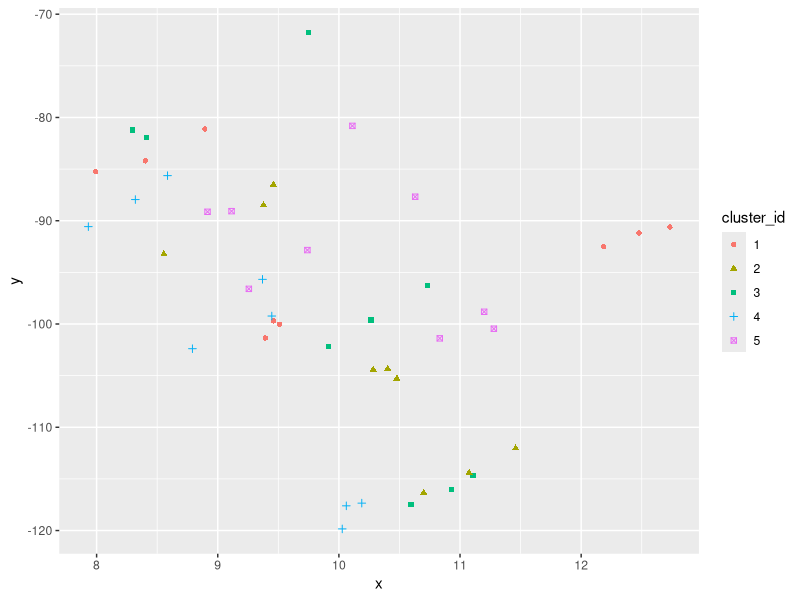

The R script that drew this image:
library(lme4)
library(ggplot2)
library(plm)

simulate_data_LMM<- function(sim, b0, b1, n, m, slopes=FALSE, LMM=FALSE, logistic=FALSE){
  #simulation id, cluster id and observation within cluster id
  sim_id <- rep(1:sim, each = n*m)
  cluster_id <- as.factor(rep(rep(1:m, each = n), sim))
  obs_id <- rep(rep(1:n,m), sim)
  
  #Cluster-specific effect
  u0 <- rep(rnorm(m*sim, 0, 1), each = n)
  
  #Covariate correalted with cluster-specific effect
  x <- rnorm(n*m*sim, mean = 10+u0, sd = 0.4)
  
  #Cluster-mean of covariates
  x_mean_cluster <- c()
  for (i in seq(1, sim*n*m, n)){
    x_mean_cluster <- append(x_mean_cluster, rep(mean(x[i:(i+n-1)]), n))
  }
  
  x_dev_from_mean <- x - x_mean_cluster
  
  if(slopes){
    u1 <- rep(rnorm(m*sim, 1, 1), each = n)
    mean_y <- b0 + b1*x + u0 + u1*x 
  }else{
    mean_y <- b0 + b1*x + u0
  }
  
  y <- rnorm(n*m*sim, mean=mean_y, sd=1)
  
  df <- data.frame(y, sim_id, cluster_id, obs_id, x, x_mean_cluster, x_dev_from_mean)
  return(df)
}

simulate_data_LMM_BW<- function(sim, b0, bW, bB, n, m, slopes=FALSE){
  #simulation id, cluster id and observation within cluster id
  sim_id <- rep(1:sim, each = n*m)
  cluster_id <- as.factor(rep(rep(1:m, each = n), sim))
  obs_id <- rep(rep(1:n,m), sim)
  
  #Cluster-specific effect
  u0 <- rep(rnorm(m*sim, 0, 1), each = n)
  
  #Covariate correalted with cluster-specific effect
  x <- rnorm(n*m*sim, mean = 10+u0, sd = 0.4)
  
  #Cluster-mean of covariates
  x_mean_cluster <- c()
  for (i in seq(1, sim*n*m, n)){
    x_mean_cluster <- append(x_mean_cluster, rep(mean(x[i:(i+n-1)]), n))
  }
  
  x_dev_from_mean <- x - x_mean_cluster
  
  if(slopes){
    u1 <- rep(rnorm(m*sim, 1, 1), each = n)
    mean_y <- b0 + bW*x_dev_from_mean + bB*x_mean_cluster + u0 + u1*x 
  }else{
    mean_y <- b0 + bW*x_dev_from_mean + bB*x_mean_cluster + u0
  }
  
  y <- rnorm(n*m*sim, mean=mean_y, sd=1)
  
  df <- data.frame(y, sim_id, cluster_id, obs_id, x, x_mean_cluster, x_dev_from_mean)
  return(df)
}

transform_data <- function(df, sim, n, m){
  x <- c()
  y <- c()
  A_t = t(contr.poly(rep(1, each=n)))
  for(k in 1:sim){
    for (i in 1:m){
      x=append(x, A_t%*%df[df$cluster_id==i & df$sim_id==k, ]$x)
      y=append(y, A_t%*%df[df$cluster_id==i & df$sim_id==k, ]$y)
    }
  }
  n_t = n-1
  sim_id <- rep(1:sim, each = n_t*m)
  cluster_id <- as.factor(rep(rep(1:m, each = n_t), sim))
  obs_id <- rep(rep(1:n_t,m), sim)
  df_t <- data.frame(y, sim_id, cluster_id, obs_id, x)
  return (df_t)
}

#Function to estimate regression coefficients by using simulated data from simulate_data_LMM()
lmm <- function(sim, b0, b1, n, m, slopes=FALSE){
  beta0=c()
  beta1=c()
  beta1_c=c()
  beta1_FE=c()
  betaW=c()
  betaB=c()
  #simulate data
  #df = simulate_data_LMM(sim, b0, b1, n, m, slopes)
  df = simulate_data_LMM_BW(sim, b0, 5, -10, n, m, slopes)
  df_transformed = transform_data(df, sim, n, m)
  pdata = pdata.frame(df, index="cluster_id")
  #for each simulation, estimate regression coefficients and store them
  for (i in 1:sim){
    if(slopes){
      lmm = lmer(y~ x + (1+x|cluster_id), data = df[df$sim_id == i,])

      lmm_c = lmer(y~ 0 + x+ (0 + x|cluster_id), data = df_transformed[df_transformed$sim_id == i,])
      
      lmm_FE = plm(y~ x|x, data = pdata[pdata$sim_id == i,], model = "within")
      
      lmm_bw= lmer(y~ 0 + x_dev_from_mean + x_mean_cluster + (1+x|cluster_id), data = df[df$sim_id == i,])

      beta1_c=append(beta1_c,fixef(lmm_c)[1])
    }else{
      lmm = lmer(y~ x + (1|cluster_id), data = df[df$sim_id == i,])
      
      lmm_c = lm(y~ 0 + x, data = df_transformed[df_transformed$sim_id == i,])
      
      lmm_FE = plm(y~ x, data = pdata[pdata$sim_id == i,], model = "within")
      
      lmm_bw= lmer(y~ 0 + x_dev_from_mean + x_mean_cluster + (1|cluster_id), data = df[df$sim_id == i,])

      beta1_c=append(beta1_c,coefficients(lmm_c)[1])
    }
    beta0=append(beta0, fixef(lmm)[1])
    beta1=append(beta1, fixef(lmm)[2])
    beta1_FE=append(beta1_FE, coefficients(lmm_FE)[1])
    betaW=append(betaW, fixef(lmm_bw)[1])
    betaB=append(betaB, fixef(lmm_bw)[2])

  }
  betas=data.frame(beta0, beta1, beta1_c, beta1_FE, betaW, betaB)
  return(betas)
}


m=5
n=3
b0=-10
b1=10
sim=3

df=simulate_data_LMM_BW(sim, b0, 5, -10, n, m, slopes=TRUE)
ggplot(df, aes(x=x, y=y, color=cluster_id, shape=cluster_id))+geom_point()


lmm(sim, b0, b1, n, m, slopes=FALSE)
lmm(sim, b0, b1, n, m, slopes=TRUE)
